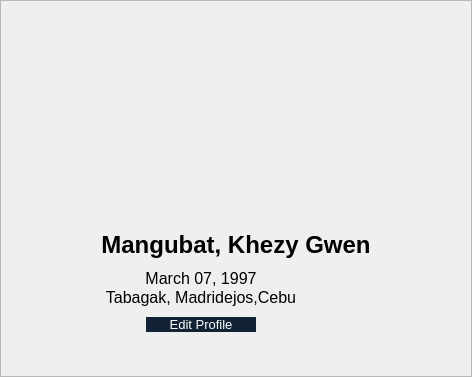
               <widget class="QFrame" name="userTaskPage">
                <property name="styleSheet">
                 <string notr="true">border-right: 2px solid white;</string>
                </property>
                <property name="frameShape">
                 <enum>QFrame::Shape::StyledPanel</enum>
                </property>
                <property name="frameShadow">
                 <enum>QFrame::Shadow::Raised</enum>
                </property>
                <layout class="QVBoxLayout" name="verticalLayout_16">
                 <property name="spacing">
                  <number>10</number>
                 </property>
                 <property name="leftMargin">
                  <number>100</number>
                 </property>
                 <property name="topMargin">
                  <number>20</number>
                 </property>
                 <property name="rightMargin">
                  <number>100</number>
                 </property>
                 <property name="bottomMargin">
                  <number>20</number>
                 </property>
                 <item>
                  <widget class="QLabel" name="profileSquareLabel">
                   <property name="sizePolicy">
                    <sizepolicy hsizetype="Preferred" vsizetype="Fixed">
                     <horstretch>0</horstretch>
                     <verstretch>0</verstretch>
                    </sizepolicy>
                   </property>
                   <property name="minimumSize">
                    <size>
                     <width>200</width>
                     <height>200</height>
                    </size>
                   </property>
                   <property name="maximumSize">
                    <size>
                     <width>200</width>
                     <height>200</height>
                    </size>
                   </property>
                   <property name="styleSheet">
                    <string notr="true">border: none;</string>
                   </property>
                   <property name="text">
                    <string/>
                   </property>
                   <property name="pixmap">
                    <pixmap>:/images/assets/images/profilePicSquare.png</pixmap>
                   </property>
                   <property name="scaledContents">
                    <bool>true</bool>
                   </property>
                   <property name="alignment">
                    <set>Qt::AlignmentFlag::AlignCenter</set>
                   </property>
                  </widget>
                 </item>
                 <item>
                  <widget class="QLabel" name="nameLabel">
                   <property name="sizePolicy">
                    <sizepolicy hsizetype="Preferred" vsizetype="Preferred">
                     <horstretch>0</horstretch>
                     <verstretch>0</verstretch>
                    </sizepolicy>
                   </property>
                   <property name="maximumSize">
                    <size>
                     <width>16777215</width>
                     <height>60</height>
                    </size>
                   </property>
                   <property name="font">
                    <font>
                     <pointsize>18</pointsize>
                     <bold>true</bold>
                    </font>
                   </property>
                   <property name="styleSheet">
                    <string notr="true">border: none;</string>
                   </property>
                   <property name="text">
                    <string>Mangubat, Khezy Gwen</string>
                   </property>
                   <property name="alignment">
                    <set>Qt::AlignmentFlag::AlignCenter</set>
                   </property>
                   <property name="wordWrap">
                    <bool>true</bool>
                   </property>
                  </widget>
                 </item>
                 <item>
                  <widget class="QFrame" name="frame_22">
                   <property name="sizePolicy">
                    <sizepolicy hsizetype="Preferred" vsizetype="Fixed">
                     <horstretch>0</horstretch>
                     <verstretch>0</verstretch>
                    </sizepolicy>
                   </property>
                   <property name="maximumSize">
                    <size>
                     <width>200</width>
                     <height>16777215</height>
                    </size>
                   </property>
                   <property name="styleSheet">
                    <string notr="true">border: none;</string>
                   </property>
                   <property name="frameShape">
                    <enum>QFrame::Shape::StyledPanel</enum>
                   </property>
                   <property name="frameShadow">
                    <enum>QFrame::Shadow::Raised</enum>
                   </property>
                   <layout class="QVBoxLayout" name="verticalLayout_17">
                    <property name="spacing">
                     <number>0</number>
                    </property>
                    <property name="leftMargin">
                     <number>0</number>
                    </property>
                    <property name="topMargin">
                     <number>0</number>
                    </property>
                    <property name="rightMargin">
                     <number>0</number>
                    </property>
                    <property name="bottomMargin">
                     <number>0</number>
                    </property>
                    <item>
                     <widget class="QLabel" name="bdayLabel">
                      <property name="font">
                       <font>
                        <pointsize>12</pointsize>
                       </font>
                      </property>
                      <property name="styleSheet">
                       <string notr="true">b</string>
                      </property>
                      <property name="text">
                       <string>March 07, 1997</string>
                      </property>
                      <property name="alignment">
                       <set>Qt::AlignmentFlag::AlignCenter</set>
                      </property>
                     </widget>
                    </item>
                    <item>
                     <widget class="QLabel" name="addressLabel">
                      <property name="font">
                       <font>
                        <pointsize>12</pointsize>
                       </font>
                      </property>
                      <property name="text">
                       <string>Tabagak, Madridejos,Cebu</string>
                      </property>
                      <property name="alignment">
                       <set>Qt::AlignmentFlag::AlignCenter</set>
                      </property>
                     </widget>
                    </item>
                   </layout>
                  </widget>
                 </item>
                 <item>
                  <widget class="QFrame" name="frame_20">
                   <property name="sizePolicy">
                    <sizepolicy hsizetype="Preferred" vsizetype="Fixed">
                     <horstretch>0</horstretch>
                     <verstretch>0</verstretch>
                    </sizepolicy>
                   </property>
                   <property name="maximumSize">
                    <size>
                     <width>200</width>
                     <height>16777215</height>
                    </size>
                   </property>
                   <property name="styleSheet">
                    <string notr="true">border: none;</string>
                   </property>
                   <property name="frameShape">
                    <enum>QFrame::Shape::StyledPanel</enum>
                   </property>
                   <property name="frameShadow">
                    <enum>QFrame::Shadow::Raised</enum>
                   </property>
                   <layout class="QHBoxLayout" name="horizontalLayout_15">
                    <property name="spacing">
                     <number>0</number>
                    </property>
                    <property name="leftMargin">
                     <number>45</number>
                    </property>
                    <property name="topMargin">
                     <number>0</number>
                    </property>
                    <property name="rightMargin">
                     <number>45</number>
                    </property>
                    <property name="bottomMargin">
                     <number>0</number>
                    </property>
                    <item>
                     <widget class="QPushButton" name="editProfileBtn">
                      <property name="minimumSize">
                       <size>
                        <width>80</width>
                        <height>0</height>
                       </size>
                      </property>
                      <property name="maximumSize">
                       <size>
                        <width>200</width>
                        <height>16777215</height>
                       </size>
                      </property>
                      <property name="font">
                       <font>
                        <pointsize>10</pointsize>
                       </font>
                      </property>
                      <property name="styleSheet">
                       <string notr="true">background-color: #112335;
color: white;
border-radius: 15px;
</string>
                      </property>
                      <property name="text">
                       <string>Edit Profile</string>
                      </property>
                     </widget>
                    </item>
                   </layout>
                  </widget>
                 </item>
                 <item>
                  <widget class="QFrame" name="frame_21">
                   <property name="sizePolicy">
                    <sizepolicy hsizetype="Preferred" vsizetype="Fixed">
                     <horstretch>0</horstretch>
                     <verstretch>0</verstretch>
                    </sizepolicy>
                   </property>
                   <property name="minimumSize">
                    <size>
                     <width>0</width>
                     <height>0</height>
                    </size>
                   </property>
                   <property name="styleSheet">
                    <string notr="true">border: none;</string>
                   </property>
                   <property name="frameShape">
                    <enum>QFrame::Shape::StyledPanel</enum>
                   </property>
                   <property name="frameShadow">
                    <enum>QFrame::Shadow::Raised</enum>
                   </property>
                   <layout class="QHBoxLayout" name="horizontalLayout_16">
                    <property name="spacing">
                     <number>0</number>
                    </property>
                    <property name="leftMargin">
                     <number>0</number>
                    </property>
                    <property name="topMargin">
                     <number>0</number>
                    </property>
                    <property name="rightMargin">
                     <number>0</number>
                    </property>
                    <property name="bottomMargin">
                     <number>0</number>
                    </property>
                    <item alignment="Qt::AlignHCenter">
                     <widget class="QPushButton" name="themeBtn">
                      <property name="minimumSize">
                       <size>
                        <width>0</width>
                        <height>0</height>
                       </size>
                      </property>
                      <property name="styleSheet">
                       <string notr="true">border: none;</string>
                      </property>
                      <property name="text">
                       <string/>
                      </property>
                      <property name="icon">
                       <iconset>
                        <normaloff>:/images/assets/images/colorTheme.png</normaloff>:/images/assets/images/colorTheme.png</iconset>
                      </property>
                      <property name="iconSize">
                       <size>
                        <width>30</width>
                        <height>30</height>
                       </size>
                      </property>
                     </widget>
                    </item>
                   </layout>
                  </widget>
                 </item>
                </layout>
               </widget>
